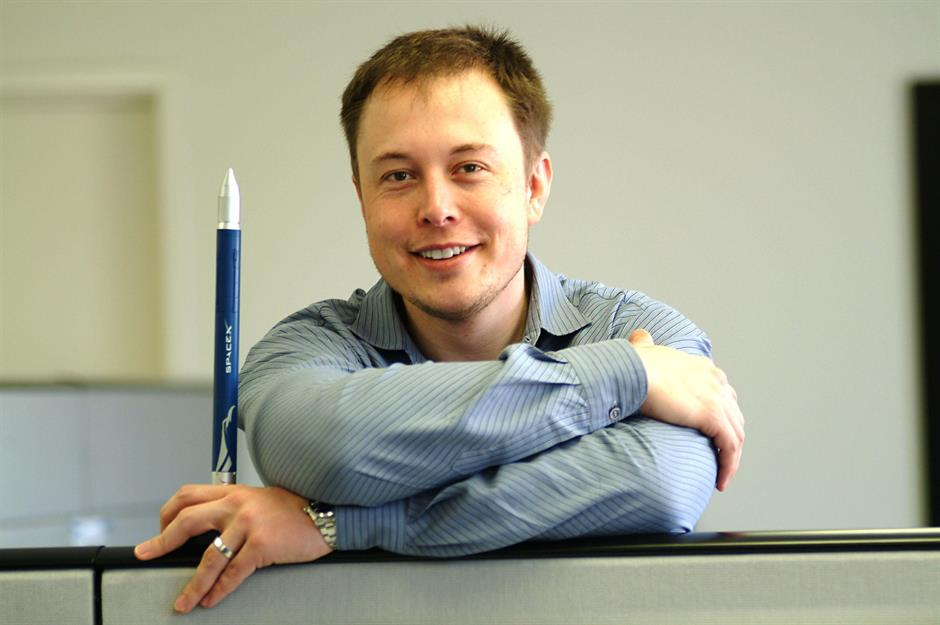
#> input picture image/Elon-Musk-muda.jpg, 940 x 625 px, given in place of the camera
$ python FaceDetectionLive.py
#> lines starting #> are read from the running program, lines starting #| are printed output that depends on the picture; after the words box and inside, x2 and y2 are one past the last pixel; in counts of white or black regions, pixels touching at a corner belong together
### FaceDetection.py
import cv2
import numpy as np

face_cascade = cv2.CascadeClassifier('haarcascade_frontalface_default.xml')

def getFaces(title, img_bgr, w_desired, h_desired):
    # calculating auto crop based on desire image size
    ratio = w_desired / h_desired
    ratio_w = ratio if ratio > 1 else 1
    ratio_h = 1 if ratio > 1 else ratio

    # resize image
    h, w, d = img_bgr.shape
    if w > h:
        img_bgr = cv2.resize(img_bgr, (720, h * 720 // w))
    else:
        img_bgr = cv2.resize(img_bgr, (w * 720 // h, 720))

    # convert to grayscale
    (img_h, img_w, img_d) = img_bgr.shape
    img_gray = cv2.cvtColor(img_bgr, cv2.COLOR_BGR2GRAY)

    # detect all faces if any
    faces_raw = face_cascade.detectMultiScale(img_gray, 1.1, 4)
    faces_result = []
    faces_coordinat = []

    # Draw the rectangle around each face
    for (x, y, w, h) in faces_raw:
        if w == 0 or h == 0:
            # no face detected
            continue

        # calculating ratio
        cx = x + w//2
        cy = y + h//2

        w_min = 0
        if w < h:
            w_min = w//2
        else:
            w_min = h//2

        dx = int(w_min * ratio_w)
        dy = int(w_min * ratio_h)

        y1, y2 = cy - dy, cy + dy
        x1, x2 = cx - dx, cx + dx

        if not (y1 < 0 or x1 < 0 or y2 > img_h or x2 > img_w):
            image = np.copy(img_bgr[y1:y2, x1:x2])
            image = cv2.resize(image, (w_desired, h_desired))
            # cv2.imshow('Face: {}'.format(title), image)
            faces_result.append(image)
            faces_coordinat.append((x1, y1))

        img_bgr = cv2.rectangle(img_bgr, (x, y), (x+w, y+h), (255, 0, 0), 2)
    if title == 'Selfie' and len(faces_result) == 2:
        # if selfie detect only two foto, return the above one
        index, x_old, y_old = 0, img_w, img_h
        for i in range(len(faces_coordinat)):
            x, y = faces_coordinat[i]
            if y < y_old:
                y_old = y
                index = i
        return [faces_result[index], ]
    return faces_result

### FaceDetectionLive.py
import cv2
import time
import FaceDetection as fd

# To capture video from webcam.
cap = cv2.VideoCapture(0)

WIDTH_DESIRED, HEIGHT_DESIRED = 128, 128

while True:
    # Read the frame
    _, img = cap.read()
#> img is the input picture: shape (625, 940, 3); mean B, G, R 144.5, 163.1, 163.1
    start_time = time.time()

    # Convert to grayscale
    (img_h, img_w, d) = img.shape
#> img_h = 625; img_w = 940; d = 3
    img_w, img_h = img_w // 2, img_h // 2
#> img_w = 470; img_h = 312

    faces = fd.getFaces('Selfie', img, WIDTH_DESIRED, HEIGHT_DESIRED)
#> in getFaces, `img_gray = cv2.cvtColor(img_bgr, cv2.COLOR_BGR2GRAY)`:
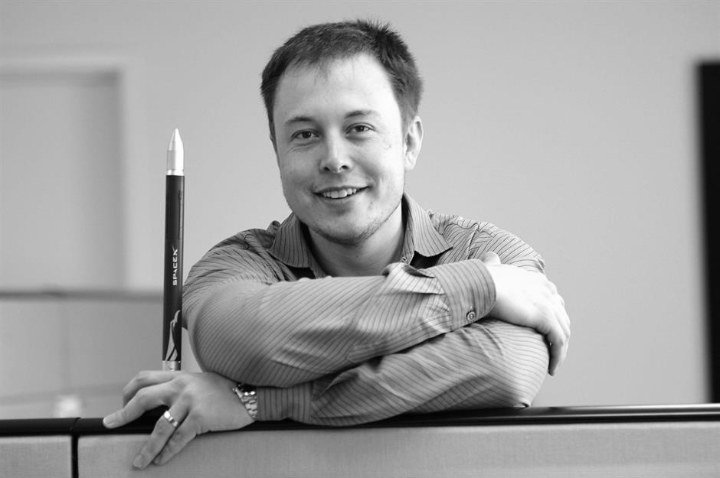
#> img_gray: shape (478, 720); min 1, max 255, mean 160.9
#> in getFaces, `faces_raw = face_cascade.detectMultiScale(img_gray, 1.1, 4)`: faces_raw = [[254, 66, 161, 161]]
#> the loop in getFaces, `for (x, y, w, h) in faces_raw:` made 1 pass
#> (x, y, w, h, cx, cy, w_min, dx) on pass 1: (254, 66, 161, 161, 334, 146, 80, 80)
#> pass 1, in getFaces, `image = np.copy(img_bgr[y1:y2, x1:x2])`:
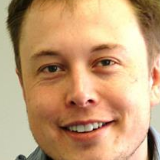
#> image: shape (160, 160, 3); mean of channels 0, 1, 2 118.3, 157, 195.3; drawn as B, G, R
#> pass 1, in getFaces, `image = cv2.resize(image, (w_desired, h_desired))`:
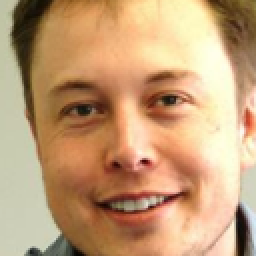
#> image: shape (128, 128, 3) (shown 2 times larger); mean of channels 0, 1, 2 118.2, 156.9, 195.2; drawn as B, G, R
#> pass 1, in getFaces, `img_bgr = cv2.rectangle(img_bgr, (x, y), (x+w, y+h), (255, 0, 0), 2)`:
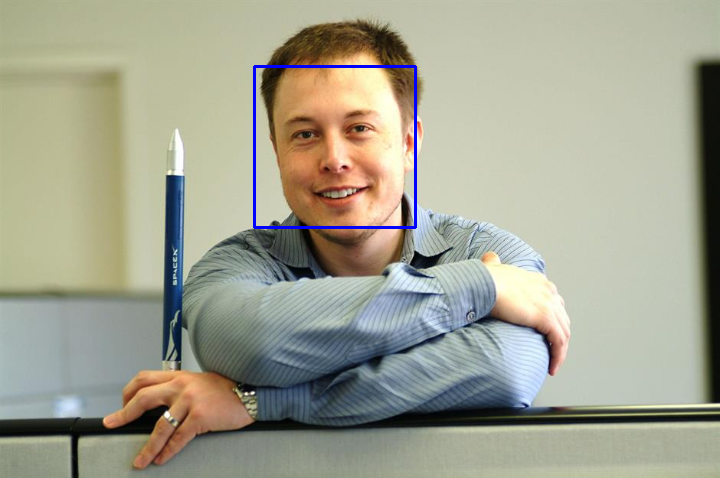
#> img_bgr: shape (478, 720, 3); mean of channels 0, 1, 2 145.1, 162.1, 162; drawn as B, G, R
#> after the loop in getFaces, `for (x, y, w, h) in faces_raw:`: faces_coordinat = [(254, 66)]; faces_result = 1 item
#> faces = 1 item
    if len(faces) > 0:
        cv2.imshow('Face', faces[0])

    # Display
    fps = 1/(time.time() - start_time)
    img = cv2.putText(img, 'FPS: {:.02f} '.format(fps), (12, 12), cv2.FONT_HERSHEY_SIMPLEX, 0.5, (255, 0, 0), 1, cv2.LINE_AA)
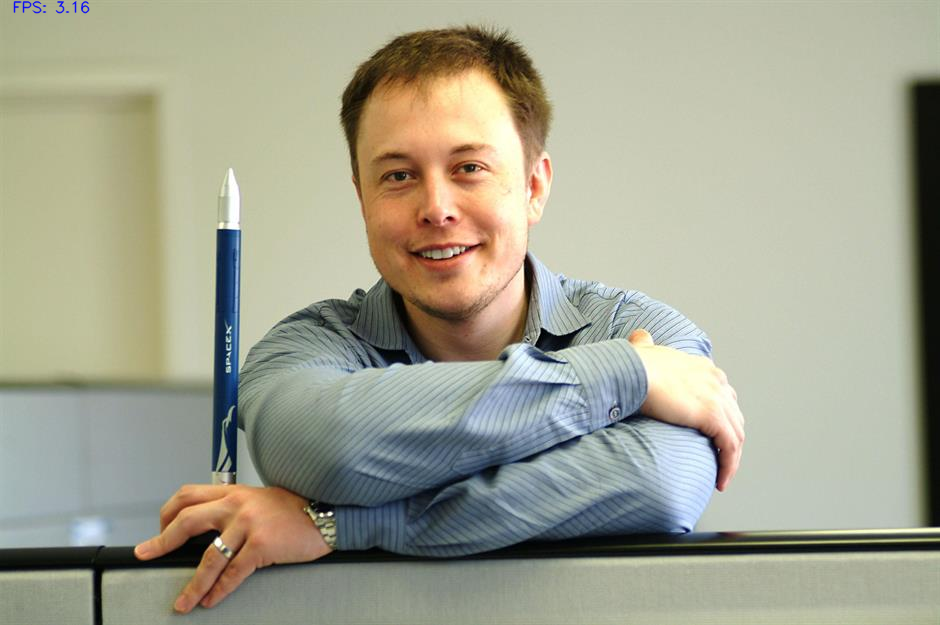
#> img: shape (625, 940, 3); 0.08% of pixels changed, all inside (x1, y1, x2, y2) = (13, 0, 90, 14)
    cv2.imshow('Web Cam', img)

    # Stop if escape key is pressed
    k = cv2.waitKey(30) & 0xff
#> (key Esc is pressed here)
    if k == 27:
        break

# Release the VideoCapture object
cap.release()
cv2.destroyAllWindows()
